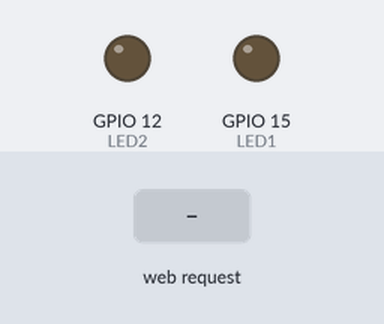
A sketch run on a simulated ESP32. Shown: output pins drawn as LEDs (lit = HIGH). The test bench sets the inputs (shaded band). What the sketch prints to the serial monitor is not drawn.

Above: at 1.2 s.
1.3 s: HTTP request GET /led1/on received
At 2.5 s:
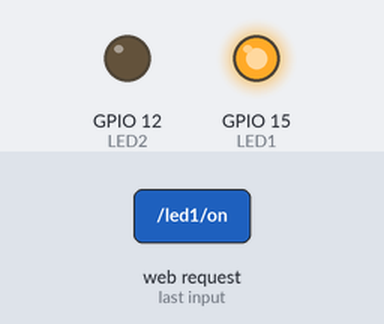
2.8 s: HTTP request GET /led2/on received
At 3.8 s:
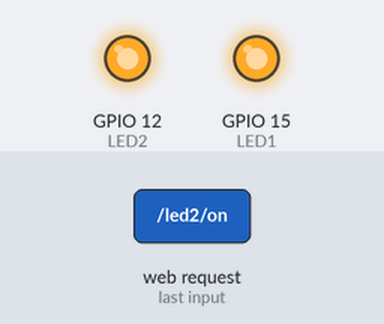
4.3 s: HTTP request GET /led1/off received
At 4.9 s:
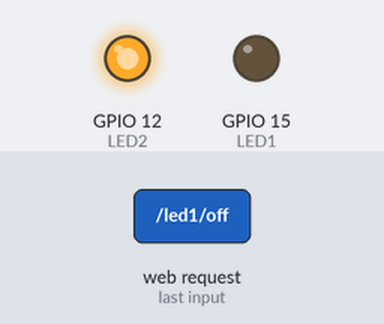
5.8 s: HTTP request GET /led2/off received
At 7.2 s:
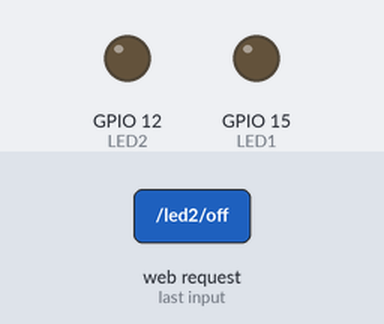
Timing chart, 0 to 8.3 s (numbered marks = the images above; inputs shaded):
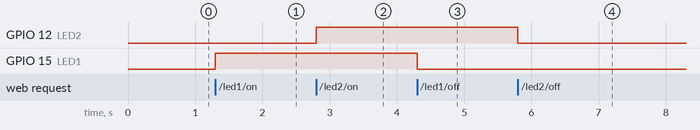

The sketch:

WebPage.ino
```cpp
#include <WiFi.h>
#include <ESPmDNS.h>
#include <ESPAsyncWebServer.h>

#define LED1 15
#define LED2 12

char webpage[] PROGMEM = R"=====(

<!DOCTYPE html>
<html lang="en">
<head>
    <meta charset="UTF-8">
    <meta name="viewport" content="width=device-width, initial-scale=1.0">
    <title>Bootstrap Sliding Switches</title>
    <link href="https://stackpath.bootstrapcdn.com/bootstrap/4.5.2/css/bootstrap.min.css" rel="stylesheet">
    <style>
        /* Custom CSS for the sliding switch */

        .container{
            display: flex;
            justify-content: center;
        }

        .box{
            background-color: black;
            position: fixed;
            top: 0;
            left: 0;
            width: 100%;
            height: 100%;
        }

        .text{
            color: aliceblue;
        }

        .LED{
            display: flex;
            justify-content: center;
            gap: 200px;
            margin-top: 20%;
        }

        .switch {
            position: relative;
            display: inline-block;
            width: 60px;
            height: 34px;
        }

        .switch input {
            opacity: 0;
            width: 0;
            height: 0;
        }

        .slider {
            position: absolute;
            cursor: pointer;
            top: 0;
            left: 0;
            right: 0;
            bottom: 0;
            background-color: #ccc;
            transition: .4s;
            border-radius: 34px;
        }

        .slider:before {
            position: absolute;
            content: "";
            height: 26px;
            width: 26px;
            left: 4px;
            bottom: 4px;
            background-color: white;
            transition: .4s;
            border-radius: 50%;
        }

        input:checked + .slider {
            background-color: #2196F3;
        }

        input:checked + .slider:before {
            transform: translateX(26px);
        }
    </style>
</head>
<body>

<div class = "box">
    <div class="container mt-5">
        <h2 class="text">LED On and Off</h2>
    </div>
    <div class = "LED Switches">
        <div class = "switch1">
            <h3 class="text"> LED-1</h3>
            <label class="switch first">
                <input type="checkbox" onclick="toggleLED('led1', this.checked)">On/Off
                <span class="slider"></span>
            </label>
        </div>
        <div class = "switch2">
            <h3 class="text">LED-2</h3>
            <label class="switch second">
                <input type="checkbox" onclick="toggleLED('led1', this.checked)">On/Off
                <span class="slider"></span>
            </label>
        </div>
    </div>
</div>

<script>
    function toggleLED(led, state)
    {
        var xhr = new XMLHttpRequest();
        xhr.open("GET", "http://" + location.hostname + "/" + led + "/" + (state ? "on" : "off"), true);
        xhr.send();
    }
</script>
<script src="https://code.jquery.com/jquery-3.5.1.slim.min.js"></script>
<script src="https://cdn.jsdelivr.net/npm/@popperjs/core@2.5.2/dist/umd/popper.min.js"></script>
<script src="https://stackpath.bootstrapcdn.com/bootstrap/4.5.2/js/bootstrap.min.js"></script>
</body>
</html>


)=====";

AsyncWebServer server(80); // server port 80

void notFound(AsyncWebServerRequest *request) {
  request->send(404, "text/plain", "Page Not found");
}

void setup(void) {
  Serial.begin(115200);
  pinMode(LED1, OUTPUT);
  pinMode(LED2, OUTPUT);

  WiFi.softAP("DJ", "");
  Serial.println("softap");
  Serial.println("");
  Serial.println(WiFi.softAPIP());

  if (MDNS.begin("ESP")) { // esp.local/
    Serial.println("MDNS responder started");
  }

  server.on("/", [](AsyncWebServerRequest *request) {
    request->send_P(200, "text/html", webpage);
  });

  server.on("/led1/on", HTTP_GET, [](AsyncWebServerRequest *request) {
    digitalWrite(LED1, HIGH);
    request->send_P(200, "text/html", webpage);
  });

  server.on("/led1/off", HTTP_GET, [](AsyncWebServerRequest *request) {
    digitalWrite(LED1, LOW);
    request->send_P(200, "text/html", webpage);
  });

  server.on("/led2/on", HTTP_GET, [](AsyncWebServerRequest *request) {
    digitalWrite(LED2, HIGH);
    request->send_P(200, "text/html", webpage);
  });

  server.on("/led2/off", HTTP_GET, [](AsyncWebServerRequest *request) {
    digitalWrite(LED2, LOW);
    request->send_P(200, "text/html", webpage);
  });

  server.onNotFound(notFound);

  server.begin();  // it will start webserver
}

void loop(void) {
}
```

Measured:
- after the input at 1.3 s, GPIO 15 (LED1): LOW → HIGH at once
- after the input at 2.8 s, GPIO 12 (LED2): LOW → HIGH at once
- after the input at 4.3 s, GPIO 15 (LED1): HIGH → LOW at once
- after the input at 5.8 s, GPIO 12 (LED2): HIGH → LOW at once
